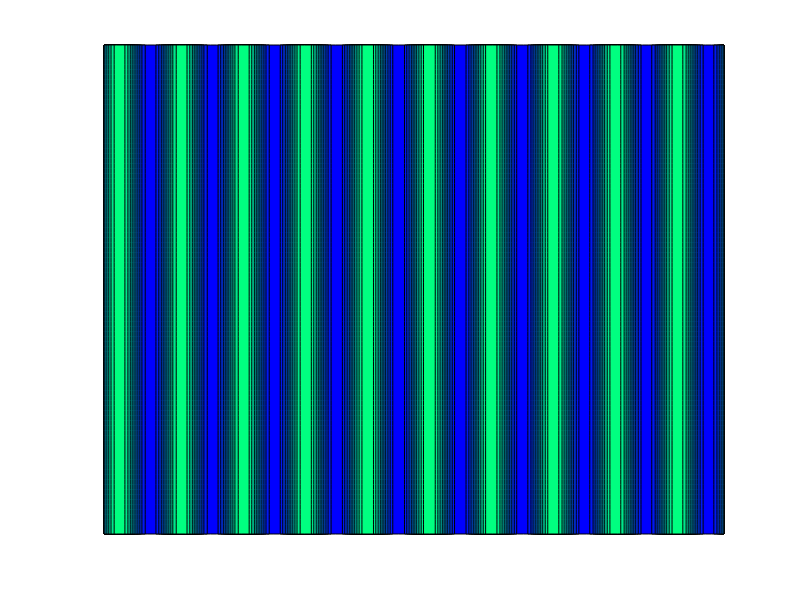

MATLAB code for this plot: (Note: this script raises an error after producing the figure.)
% refraction_2.m


clear all
close all
clc
tic
N = 100;

wL1 = 10; wL2 = 4;
k1 = 2*pi/wL1; k2 = 2*pi/wL2;
v = 20;
T = wL1/v;
tmax = 1*T;

% interface
x1 = 30; y1 = 0; x2 = 80; y2 = 100;


t0 = atand((y2-y1)/(x2-x1));
t1 = 90 - t0;
t2 = asind((wL2/wL1)*sind(t1));

m1 = tand(t0);
b1 = y1 - m1 * x1;
x = linspace(0,100,N);
y = x;

z = zeros(N,N);


figure(1)
set(gcf,'color',[1 1 1]);
axis off
c = 0;
for cx = 1:N
z(:,cx)= sin(k1 * x(cx)-2*pi*0/T);
end
contourf(z)
axis off
shading flat
colormap(winter)

M = getframe;
[im,map] = rgb2ind(M.cdata,256,'nodither');  %RGB to indexed images
im(1,1,1,10) = 0;

for t = 0 : 0.1/3 : tmax
  for cx = 1 : N;
    if cx < N/2,
    z(:,cx)= sin(k1 * x(cx)-2*pi*t/T);
    else
    z(:,cx)= sin(k1 * x(N/2) + k2 * (x(cx)-x(N/2)) - 2*pi*t/T);    
    end
  end
contourf(z)
axis off
shading flat
colormap(winter)
drawnow
c = c+1;

M = getframe;
im(:,:,1,c) = rgb2ind(M.cdata,map,'nodither');

%pause(0.01)
end

 ag_name = 'refraction_2_1.gif';
   delay = 0;
   imwrite(im,map,ag_name,'DelayTime',delay,'LoopCount',inf);


toc
